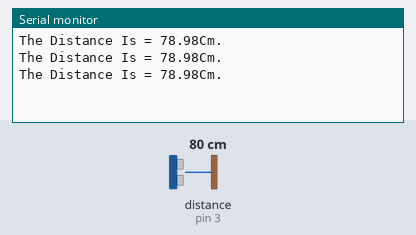
The sketch below on a simulated Arduino Uno, built with avr-gcc and run on an emulated ATmega328P. Parts: the last lines printed to the serial monitor. Wiring (inferred from the names in the program): ultrasonic range finder: trigger pin 2; echo pin 3. The inputs (shaded band) are chosen by the test bench; at power-on: distance to the obstacle (sensor on pin 3) 80 cm. The echo pulse lasts 58.3 µs per cm.

Above: at 1.3 s.
1.4 s: distance to the obstacle (sensor on pin 3) set to 2 cm
At 1.9 s:
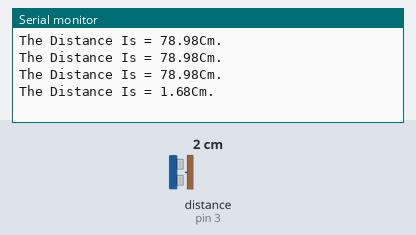
2.9 s: distance to the obstacle (sensor on pin 3) set to 4 cm
At 3.4 s:
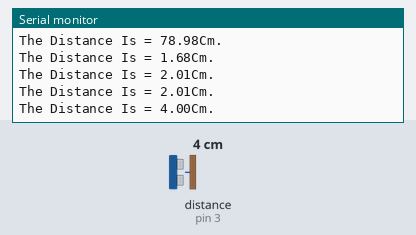
Timing chart, 0 to 5.9 s (numbered marks = the images above; inputs shaded):
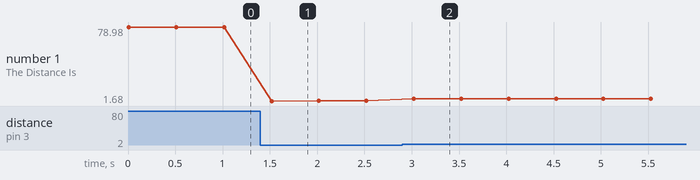

Measured:
- after the input at 1.4 s, the serial monitor: prints a new line after 0.12 s (image 1)
- after the input at 2.9 s, the serial monitor: prints a new line after 0.12 s (image 2)
- plotted number 1: 78.98 → 2.01 after the input at 1.4 s, 2.01 → 4 after the input at 2.9 s

The sketch:

Distance.ino
```cpp
int trig = 2;
int echo = 3;

float duration;
float distance;


void setup()
{
  Serial.begin(9600);
  pinMode(trig, OUTPUT);
  pinMode(echo, INPUT);
}


void loop()
{
  digitalWrite(trig, LOW);
  delayMicroseconds(5);

  digitalWrite(trig, HIGH);
  delayMicroseconds(10);
  digitalWrite(trig, LOW);
  duration = pulseIn(echo, HIGH);
  distance = duration*0.034/2;
  Serial.print("The Distance Is = ");
  Serial.print(distance);
  Serial.println("Cm.");
  delay(500);
}
```
